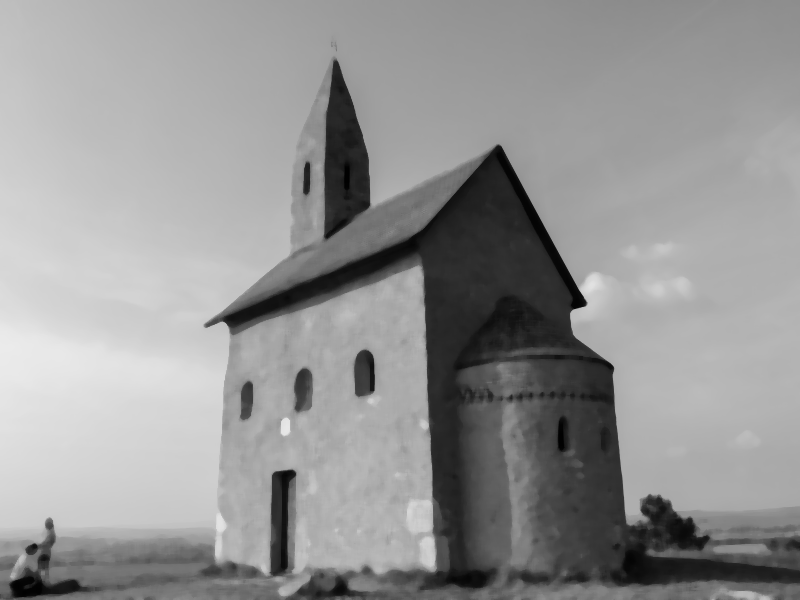
#> input picture HW2/imgs_2022/sample2.png, 800 x 600 px, found by its file name; its folder holds only this picture in this run
$ python hw2_problem1_c.py --input imgs_2022/sample2.png
#> lines starting #> are read from the running program, lines starting #| are printed output that depends on the picture; after the words box and inside, x2 and y2 are one past the last pixel; in counts of white or black regions, pixels touching at a corner belong together
import os
import argparse
from cv2 import _OutputArray_DEPTH_MASK_ALL_BUT_8S, norm
import numpy as np
import cv2
import matplotlib.pyplot as plt
import copy


def normalize(img):
    img = (img - img.min()) / (img.max() - img.min())
    img = img * 255
    img.astype(np.uint8)

    return img

def convolution(img, kernel):
    filter_size = kernel.shape[0]
    img_padded = np.pad(img,  [(int((filter_size-1)/2),int((filter_size-1)/2)),(int((filter_size-1)/2),int((filter_size-1)/2))], 'symmetric')
    result = np.zeros(img.shape)
    y_start, y_end = int((filter_size-1)/2), int(img.shape[0]+(filter_size-1)/2)
    x_start, x_end = int((filter_size-1)/2), int(img.shape[1]+(filter_size-1)/2)
    for i in range(y_start, y_end):
        for j in range(x_start, x_end):
            result[i-y_start, j-x_start] = np.sum(np.multiply(img_padded[i-y_start:i+y_start+1, j-y_start:j+y_start+1],kernel))

    return result

def thresholding(img, T=125):
    binary_map = copy.deepcopy(img)
    binary_map[img>=T] = 255
    binary_map[img<T] = 0

    return binary_map

def double_thresholding(img, T_H, T_L):
    binary_map = copy.deepcopy(img)
    binary_map[img>T_H] = 255
    binary_map[(img<=T_H) & (img>=T_L)] = 128
    binary_map[img<T_L] = 0

    return binary_map

# [21 lines of commented-out code are left out]

def connected(img_mask):
    img = copy.deepcopy(img_mask)
    for i in range(1,img.shape[0]-1):
        for j in range(1,img.shape[0]-1):
            if (img[i,j+1] == 128) and (img[i,j] == 255):
                img[i,j+1]=255
    for i in range(1,img.shape[0]-1):
        for j in range(1,img.shape[0]-1):
            if (img[img.shape[0]-1-i,img.shape[0]-2-j] == 128) and (img[img.shape[0]-1-i,img.shape[0]-1-j] == 255):
                img[img.shape[0]-1-i,img.shape[0]-2-j] = 255
    for i in range(1,img.shape[0]-1):
        for j in range(1,img.shape[0]-1):
            if (img[i+1,j] == 128) and (img[i,j] == 255):
                img[i+1,j]=255
    for i in range(1,img.shape[0]-1):
        for j in range(1,img.shape[0]-1):
            if (img[img.shape[0]-2-i,img.shape[0]-1-j] == 128) and (img[img.shape[0]-1-i,img.shape[0]-1-j] == 255):
                img[img.shape[0]-2-i,img.shape[0]-1-j] = 255
    img[img==128] = 0
    return img


def main(opt):
    file_path = os.path.dirname(os.path.abspath(__file__))
    img_sample1 = cv2.imread(os.path.join(file_path, 'imgs_2022', opt.input), cv2.IMREAD_GRAYSCALE)
#> img_sample1 is the input picture: shape (600, 800); min 1, max 235, mean 148.5

    # 1.Gaussian low pass filter
    print('Denoising...\(>u<)/')
    G = np.array([[1,4,7,4,1],[4,16,26,16,4],[7,26,41,26,7],[4,16,26,16,4],[1,4,7,4,1]])/273
    output_denoise = convolution(img_sample1, G)
    # output_denoise = convolution(output_denoise, G)
    # output_denoise = convolution(output_denoise, G)
    # output_denoise = convolution(output_denoise, G)
    # 2.Laplacian
    print('laplace...\(>u<)/')
    # L = np.array([[0, -1, 0], [-1, 4, -1], [0, -1, 0]])/4

    L = np.array([[-1, -1, -1], [-1, 8, -1], [-1, -1, -1]])/8
    output_laplacian = convolution(output_denoise, L)
#> after the loop in convolution (call 2), `for i in range(y_start, y_end):`:
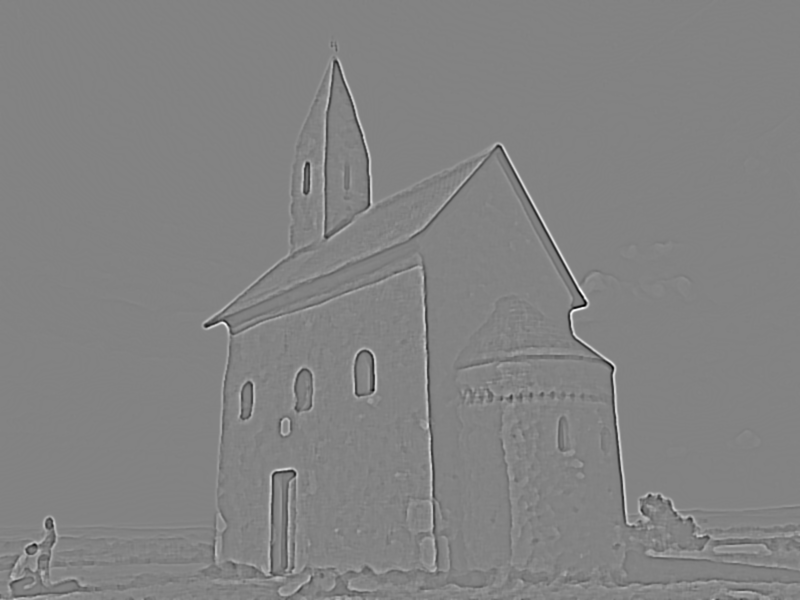
#> result: shape (600, 800) float64; min -13.26, max 12.55, mean -7.46e-17; drawn with min black and max white
    # plt.hist(output_laplacian.ravel(), alpha=0.5)
    # plt.savefig(os.path.join(file_path, '1_c_hist.png'))
    # plt.clf()


    # 3.zero-crossing
    print('check zero_crossing...\(>u<)/')
    G = copy.deepcopy(output_laplacian)
    T = 0.75
    G[(output_laplacian<=T) & (output_laplacian>=-T)] = 0
    idx_candidate = np.where(G==0)
#> idx_candidate = 433885 positions, rows 0 to 599, columns 0 to 799
    result4 = np.zeros(G.shape)
    for k in range(len(idx_candidate[0])):
        i, j = idx_candidate[0][k], idx_candidate[1][k]
        try :
            if (G[i+1,j]*G[i-1,j]<0):
                result4[i,j] = 255
            elif (G[i,j+1]*G[i,j-1]<0):
                result4[i,j] = 255
            elif (G[i+1,j+1]*G[i-1,j-1]<0):
                result4[i,j] = 255
            elif (G[i+1,j-1]*G[i-1,j+1]<0):
                result4[i,j] = 255
            else:
                pass
        except:
            pass
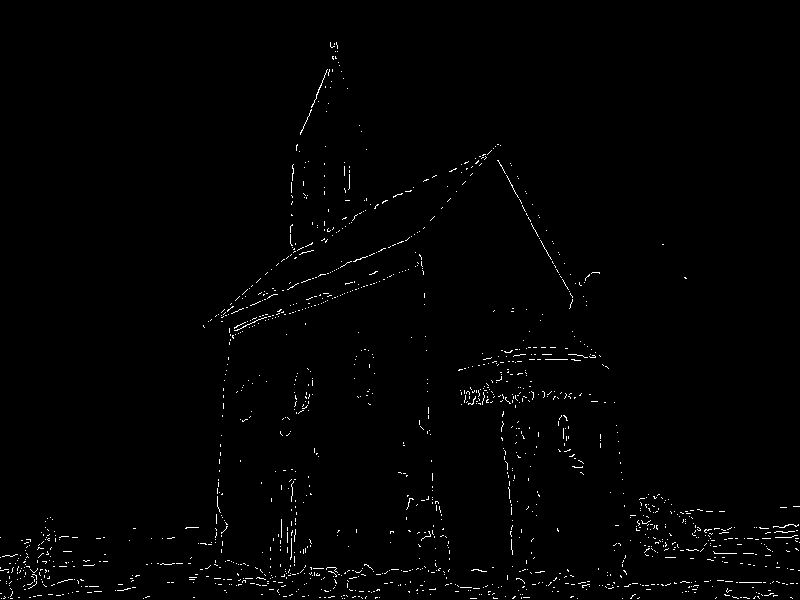
#> result4: shape (600, 800) float64; 1% white in thin lines or dots

    cv2.imwrite(os.path.join(file_path, opt.output1), result4.astype(np.uint8))


if __name__ == "__main__":
    parser = argparse.ArgumentParser()
    parser.add_argument('--input', default='sample1.png', help='input image')
    parser.add_argument('--output1', default='result4.png', help='output image')
    opt = parser.parse_args()

    main(opt)

$ run again, on HW2/imgs_2022/sample3.png
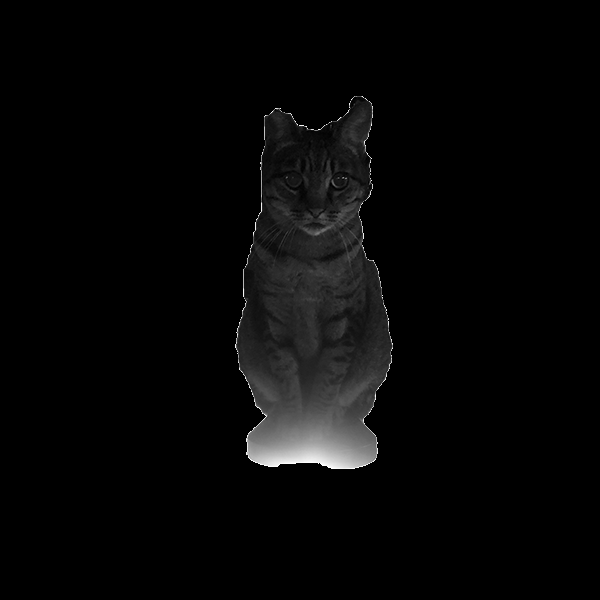
#> input picture HW2/imgs_2022/sample3.png, 600 x 600 px, found by its file name
#> in main, img_sample1 is the input picture: shape (600, 600); min 0, max 254, mean 6.6
#> img_padded: shape (602, 602) float64
#> after the loop in convolution (call 2), `for i in range(y_start, y_end):`:
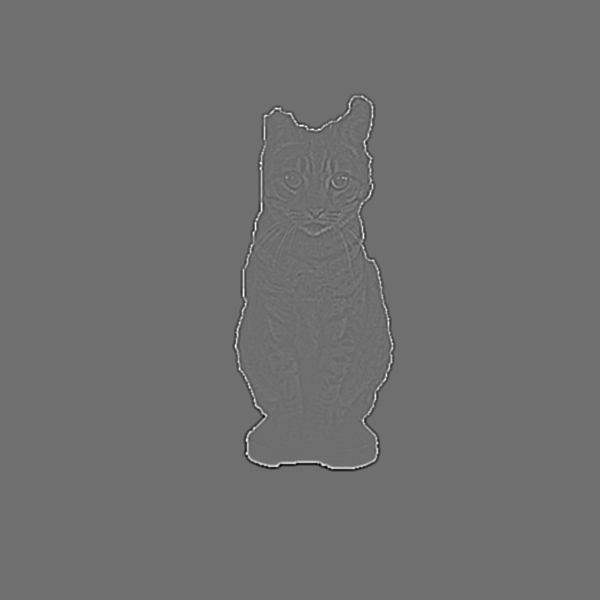
#> result: shape (600, 600) float64; min -22.94, max 29.53, mean 0; drawn with min black and max white
#> G: shape (600, 600) float64; 8.52% of pixels changed, all inside (x1, y1, x2, y2) = (232, 93, 396, 472)
#> idx_candidate = 343411 positions, rows 0 to 599, columns 0 to 599
#> after the loop in main, `for k in range(len(idx_candidate[0])):`:
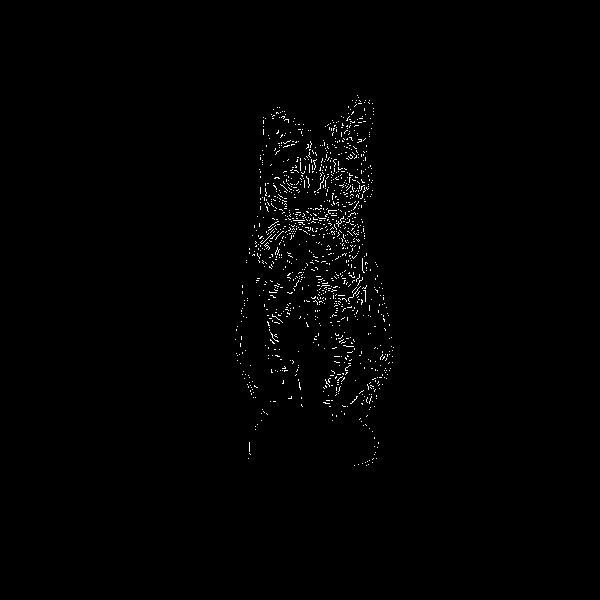
#> result4: shape (600, 600) float64; 0.85% white in thin lines or dots, all inside (x1, y1, x2, y2) = (235, 95, 394, 466)

$ run again, on HW2/imgs_2022/sample1.png
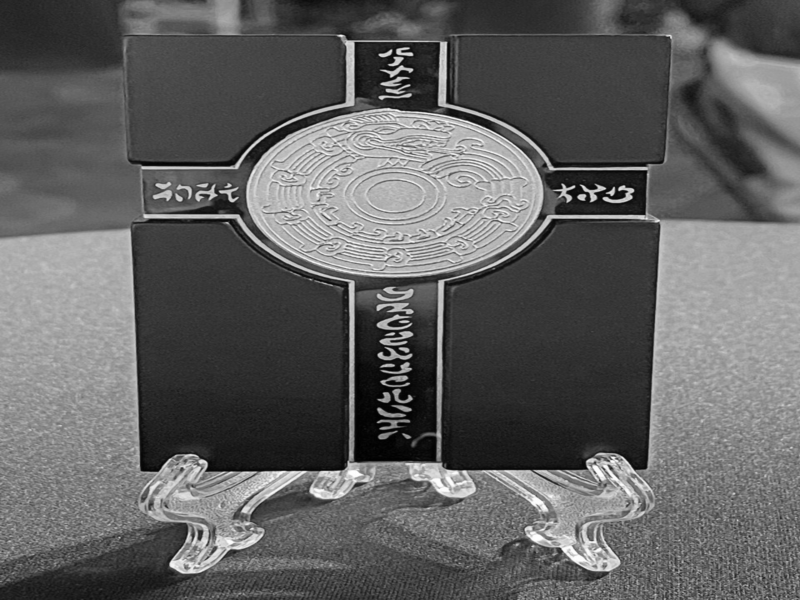
#> input picture HW2/imgs_2022/sample1.png, 800 x 600 px
#> in main, img_sample1 is the input picture: shape (600, 800); min 0, max 254, mean 97.1
#> img_padded: shape (602, 802) float64
#> after the loop in convolution (call 2), `for i in range(y_start, y_end):`:
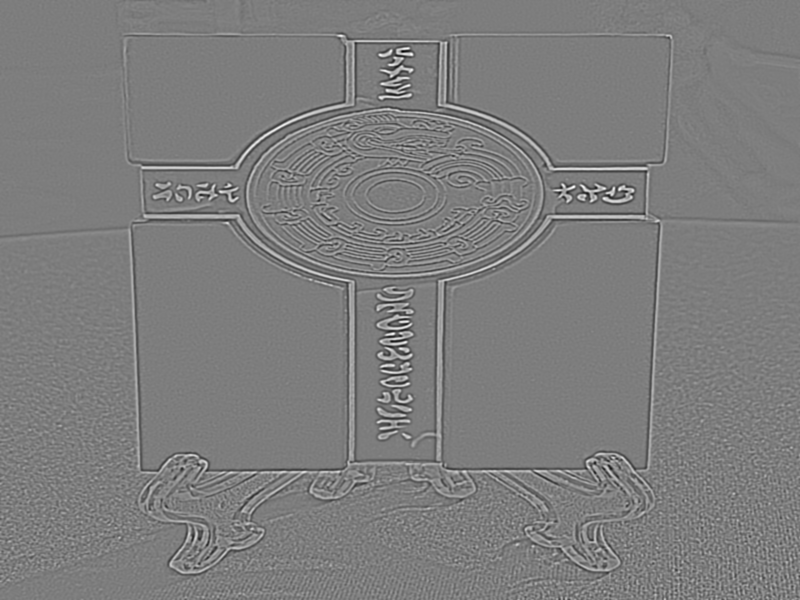
#> result: shape (600, 800) float64; min -27.96, max 28.82, mean 0; drawn with min black and max white
#> idx_candidate = 269189 positions, rows 0 to 599, columns 0 to 799
#> the loop in main, `for k in range(len(idx_candidate[0])):` made 269189 passes
#> j on passes 1 to 3: 0, 1, 2
#> after the loop in main, `for k in range(len(idx_candidate[0])):`:
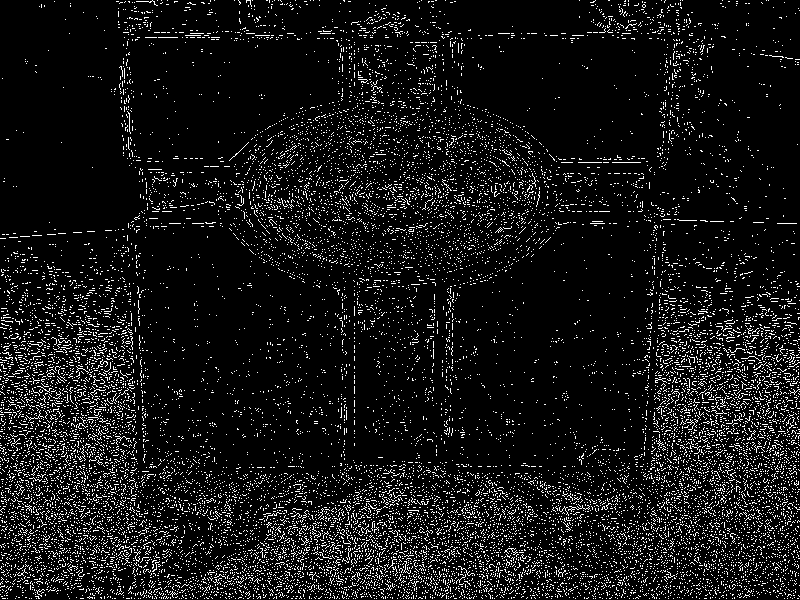
#> result4: shape (600, 800) float64; 8.2% white in thin lines or dots
